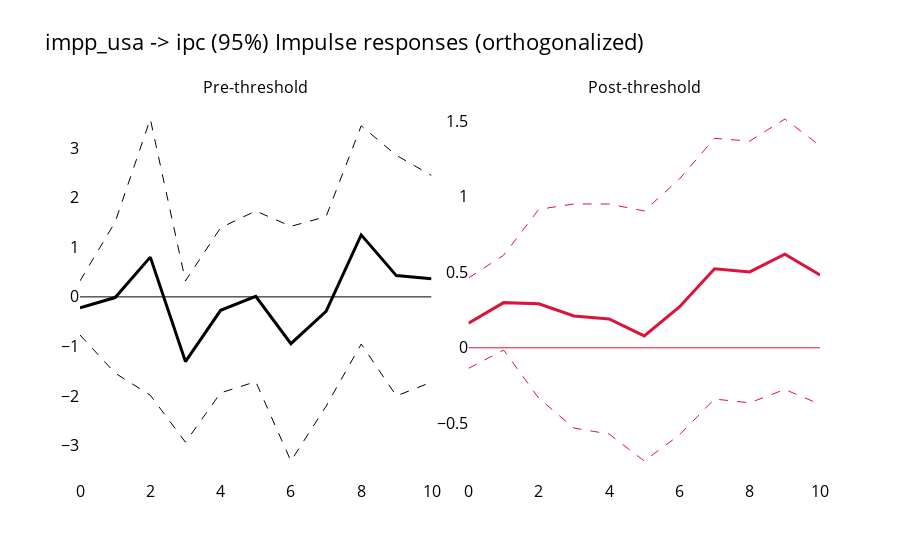
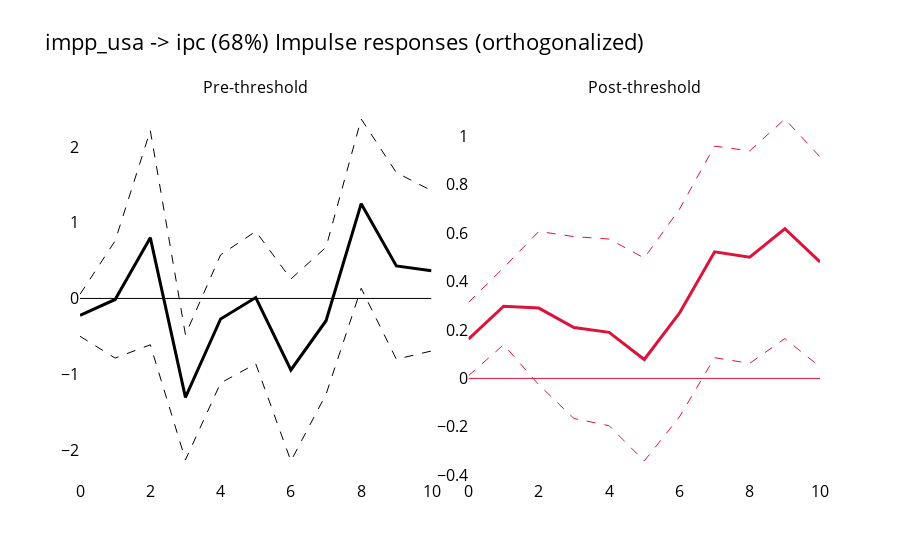
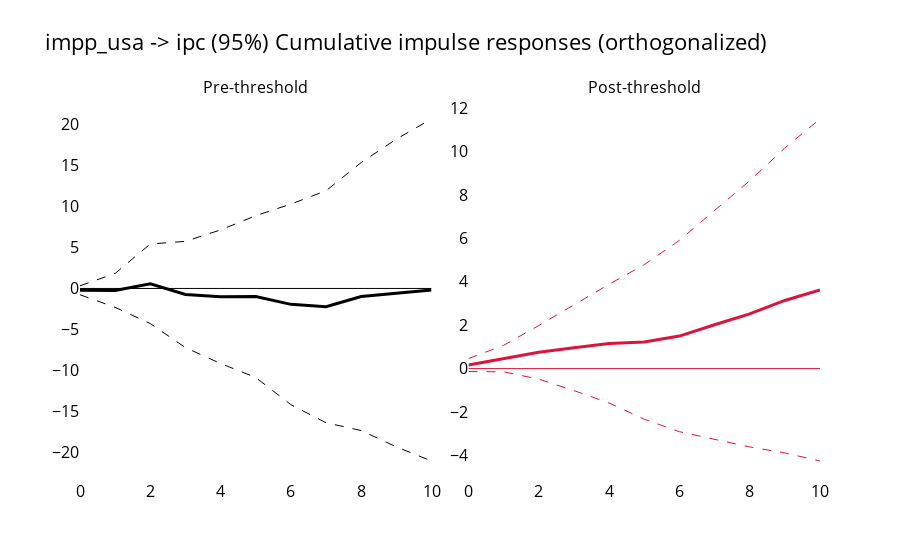
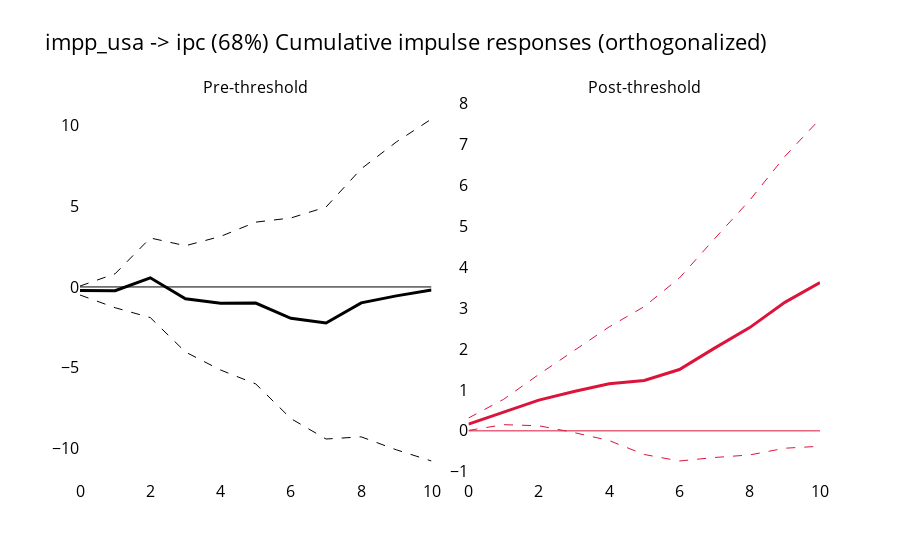

The notebook cell these images were saved under, in order:
### Code cell
regress(endog=["impp_usa","E","ipc","pbird"], data=df_ERPT_Arg, exog=[], maxlags=2, run_other_tests_on=False, lp_threshold=121)

### Figure 1 — Plotly figure (JSON) as saved in the notebook; plotly's stock layout.template omitted (floating-point values rounded to 4 significant figures)
{"data": [{"line": {"color": "black", "dash": "solid", "width": 1}, "mode": "lines", "type": "scatter", "x": [0, 1, 2, 3, 4, 5, 6, 7, 8, 9, 10], "xaxis": "x", "y": [0, 0, 0, 0, 0, 0, 0, 0, 0, 0, 0], "yaxis": "y"}, {"line": {"color": "black", "dash": "solid", "width": 3}, "mode": "lines", "type": "scatter", "x": [0, 1, 2, 3, 4, 5, 6, 7, 8, 9, 10], "xaxis": "x", "y": [-0.2224, -0.01345, 0.8027, -1.305, -0.2703, 0.01165, -0.9444, -0.2938, 1.251, 0.4294, 0.3649], "yaxis": "y"}, {"line": {"color": "black", "dash": "dash", "width": 1}, "mode": "lines", "type": "scatter", "x": [0, 1, 2, 3, 4, 5, 6, 7, 8, 9, 10], "xaxis": "x", "y": [-0.7684, -1.539, -1.985, -2.933, -1.937, -1.711, -3.312, -2.207, -0.9505, -1.998, -1.721], "yaxis": "y"}, {"line": {"color": "black", "dash": "dash", "width": 1}, "mode": "lines", "type": "scatter", "x": [0, 1, 2, 3, 4, 5, 6, 7, 8, 9, 10], "xaxis": "x", "y": [0.3236, 1.512, 3.59, 0.3228, 1.396, 1.734, 1.423, 1.619, 3.453, 2.857, 2.451], "yaxis": "y"}, {"line": {"color": "crimson", "dash": "solid", "width": 1}, "mode": "lines", "type": "scatter", "x": [0, 1, 2, 3, 4, 5, 6, 7, 8, 9, 10], "xaxis": "x2", "y": [0, 0, 0, 0, 0, 0, 0, 0, 0, 0, 0], "yaxis": "y2"}, {"line": {"color": "crimson", "dash": "solid", "width": 3}, "mode": "lines", "type": "scatter", "x": [0, 1, 2, 3, 4, 5, 6, 7, 8, 9, 10], "xaxis": "x2", "y": [0.1626, 0.2986, 0.2908, 0.2102, 0.1903, 0.0781, 0.2699, 0.523, 0.5014, 0.6186, 0.4817], "yaxis": "y2"}, {"line": {"color": "crimson", "dash": "dash", "width": 1}, "mode": "lines", "type": "scatter", "x": [0, 1, 2, 3, 4, 5, 6, 7, 8, 9, 10], "xaxis": "x2", "y": [-0.136, -0.01487, -0.3339, -0.5307, -0.5701, -0.7486, -0.576, -0.3389, -0.3639, -0.2756, -0.3735], "yaxis": "y2"}, {"line": {"color": "crimson", "dash": "dash", "width": 1}, "mode": "lines", "type": "scatter", "x": [0, 1, 2, 3, 4, 5, 6, 7, 8, 9, 10], "xaxis": "x2", "y": [0.4613, 0.612, 0.9154, 0.9511, 0.9508, 0.9048, 1.116, 1.385, 1.367, 1.513, 1.337], "yaxis": "y2"}], "layout": {"annotations": [{"font": {"size": 16}, "showarrow": false, "text": "Pre-threshold", "x": 0.2375, "xanchor": "center", "xref": "paper", "y": 1, "yanchor": "bottom", "yref": "paper"}, {"font": {"size": 16}, "showarrow": false, "text": "Post-threshold", "x": 0.7625, "xanchor": "center", "xref": "paper", "y": 1, "yanchor": "bottom", "yref": "paper"}], "font": {"color": "black", "size": 16}, "hovermode": "x unified", "plot_bgcolor": "white", "showlegend": false, "title": {"text": "impp_usa -> ipc (95%)\nImpulse responses (orthogonalized)"}, "xaxis": {"anchor": "y", "domain": [0, 0.475]}, "xaxis2": {"anchor": "y2", "domain": [0.525, 1]}, "yaxis": {"anchor": "x", "domain": [0, 1]}, "yaxis2": {"anchor": "x2", "domain": [0, 1]}}}

### Figure 2 — Plotly figure (JSON) as saved in the notebook; plotly's stock layout.template omitted (floating-point values rounded to 4 significant figures)
{"data": [{"line": {"color": "black", "dash": "solid", "width": 1}, "mode": "lines", "type": "scatter", "x": [0, 1, 2, 3, 4, 5, 6, 7, 8, 9, 10], "xaxis": "x", "y": [0, 0, 0, 0, 0, 0, 0, 0, 0, 0, 0], "yaxis": "y"}, {"line": {"color": "black", "dash": "solid", "width": 3}, "mode": "lines", "type": "scatter", "x": [0, 1, 2, 3, 4, 5, 6, 7, 8, 9, 10], "xaxis": "x", "y": [-0.2224, -0.01345, 0.8027, -1.305, -0.2703, 0.01165, -0.9444, -0.2938, 1.251, 0.4294, 0.3649], "yaxis": "y"}, {"line": {"color": "black", "dash": "dash", "width": 1}, "mode": "lines", "type": "scatter", "x": [0, 1, 2, 3, 4, 5, 6, 7, 8, 9, 10], "xaxis": "x", "y": [-0.4994, -0.7873, -0.6117, -2.131, -1.116, -0.8623, -2.146, -1.265, 0.1342, -0.8022, -0.6935], "yaxis": "y"}, {"line": {"color": "black", "dash": "dash", "width": 1}, "mode": "lines", "type": "scatter", "x": [0, 1, 2, 3, 4, 5, 6, 7, 8, 9, 10], "xaxis": "x", "y": [0.05465, 0.7604, 2.217, -0.4792, 0.5753, 0.8856, 0.2569, 0.6768, 2.369, 1.661, 1.423], "yaxis": "y"}, {"line": {"color": "crimson", "dash": "solid", "width": 1}, "mode": "lines", "type": "scatter", "x": [0, 1, 2, 3, 4, 5, 6, 7, 8, 9, 10], "xaxis": "x2", "y": [0, 0, 0, 0, 0, 0, 0, 0, 0, 0, 0], "yaxis": "y2"}, {"line": {"color": "crimson", "dash": "solid", "width": 3}, "mode": "lines", "type": "scatter", "x": [0, 1, 2, 3, 4, 5, 6, 7, 8, 9, 10], "xaxis": "x2", "y": [0.1626, 0.2986, 0.2908, 0.2102, 0.1903, 0.0781, 0.2699, 0.523, 0.5014, 0.6186, 0.4817], "yaxis": "y2"}, {"line": {"color": "crimson", "dash": "dash", "width": 1}, "mode": "lines", "type": "scatter", "x": [0, 1, 2, 3, 4, 5, 6, 7, 8, 9, 10], "xaxis": "x2", "y": [0.01111, 0.1395, -0.02619, -0.1657, -0.1955, -0.3414, -0.1593, 0.08568, 0.06236, 0.1649, 0.04778], "yaxis": "y2"}, {"line": {"color": "crimson", "dash": "dash", "width": 1}, "mode": "lines", "type": "scatter", "x": [0, 1, 2, 3, 4, 5, 6, 7, 8, 9, 10], "xaxis": "x2", "y": [0.3142, 0.4576, 0.6077, 0.5862, 0.5762, 0.4976, 0.6991, 0.9604, 0.9404, 1.072, 0.9155], "yaxis": "y2"}], "layout": {"annotations": [{"font": {"size": 16}, "showarrow": false, "text": "Pre-threshold", "x": 0.2375, "xanchor": "center", "xref": "paper", "y": 1, "yanchor": "bottom", "yref": "paper"}, {"font": {"size": 16}, "showarrow": false, "text": "Post-threshold", "x": 0.7625, "xanchor": "center", "xref": "paper", "y": 1, "yanchor": "bottom", "yref": "paper"}], "font": {"color": "black", "size": 16}, "hovermode": "x unified", "plot_bgcolor": "white", "showlegend": false, "title": {"text": "impp_usa -> ipc (68%)\nImpulse responses (orthogonalized)"}, "xaxis": {"anchor": "y", "domain": [0, 0.475]}, "xaxis2": {"anchor": "y2", "domain": [0.525, 1]}, "yaxis": {"anchor": "x", "domain": [0, 1]}, "yaxis2": {"anchor": "x2", "domain": [0, 1]}}}

### Figure 3 — Plotly figure (JSON) as saved in the notebook; plotly's stock layout.template omitted (floating-point values rounded to 4 significant figures)
{"data": [{"line": {"color": "black", "dash": "solid", "width": 1}, "mode": "lines", "type": "scatter", "x": [0, 1, 2, 3, 4, 5, 6, 7, 8, 9, 10], "xaxis": "x", "y": [0, 0, 0, 0, 0, 0, 0, 0, 0, 0, 0], "yaxis": "y"}, {"line": {"color": "black", "dash": "solid", "width": 3}, "mode": "lines", "type": "scatter", "x": [0, 1, 2, 3, 4, 5, 6, 7, 8, 9, 10], "xaxis": "x", "y": [-0.2224, -0.2358, 0.5668, -0.7384, -1.009, -0.9971, -1.941, -2.235, -0.9838, -0.5544, -0.1895], "yaxis": "y"}, {"line": {"color": "black", "dash": "dash", "width": 1}, "mode": "lines", "type": "scatter", "x": [0, 1, 2, 3, 4, 5, 6, 7, 8, 9, 10], "xaxis": "x", "y": [-0.7684, -2.307, -4.292, -7.225, -9.162, -10.87, -14.18, -16.39, -17.34, -19.34, -21.06], "yaxis": "y"}, {"line": {"color": "black", "dash": "dash", "width": 1}, "mode": "lines", "type": "scatter", "x": [0, 1, 2, 3, 4, 5, 6, 7, 8, 9, 10], "xaxis": "x", "y": [0.3236, 1.835, 5.425, 5.748, 7.145, 8.879, 10.3, 11.92, 15.37, 18.23, 20.68], "yaxis": "y"}, {"line": {"color": "crimson", "dash": "solid", "width": 1}, "mode": "lines", "type": "scatter", "x": [0, 1, 2, 3, 4, 5, 6, 7, 8, 9, 10], "xaxis": "x2", "y": [0, 0, 0, 0, 0, 0, 0, 0, 0, 0, 0], "yaxis": "y2"}, {"line": {"color": "crimson", "dash": "solid", "width": 3}, "mode": "lines", "type": "scatter", "x": [0, 1, 2, 3, 4, 5, 6, 7, 8, 9, 10], "xaxis": "x2", "y": [0.1626, 0.4612, 0.752, 0.9622, 1.153, 1.231, 1.501, 2.024, 2.525, 3.144, 3.625], "yaxis": "y2"}, {"line": {"color": "crimson", "dash": "dash", "width": 1}, "mode": "lines", "type": "scatter", "x": [0, 1, 2, 3, 4, 5, 6, 7, 8, 9, 10], "xaxis": "x2", "y": [-0.136, -0.1509, -0.4848, -1.015, -1.586, -2.334, -2.91, -3.249, -3.613, -3.889, -4.262], "yaxis": "y2"}, {"line": {"color": "crimson", "dash": "dash", "width": 1}, "mode": "lines", "type": "scatter", "x": [0, 1, 2, 3, 4, 5, 6, 7, 8, 9, 10], "xaxis": "x2", "y": [0.4613, 1.073, 1.989, 2.94, 3.891, 4.796, 5.911, 7.296, 8.663, 10.18, 11.51], "yaxis": "y2"}], "layout": {"annotations": [{"font": {"size": 16}, "showarrow": false, "text": "Pre-threshold", "x": 0.2375, "xanchor": "center", "xref": "paper", "y": 1, "yanchor": "bottom", "yref": "paper"}, {"font": {"size": 16}, "showarrow": false, "text": "Post-threshold", "x": 0.7625, "xanchor": "center", "xref": "paper", "y": 1, "yanchor": "bottom", "yref": "paper"}], "font": {"color": "black", "size": 16}, "hovermode": "x unified", "plot_bgcolor": "white", "showlegend": false, "title": {"text": "impp_usa -> ipc (95%)\nCumulative impulse responses (orthogonalized)"}, "xaxis": {"anchor": "y", "domain": [0, 0.475]}, "xaxis2": {"anchor": "y2", "domain": [0.525, 1]}, "yaxis": {"anchor": "x", "domain": [0, 1]}, "yaxis2": {"anchor": "x2", "domain": [0, 1]}}}

### Figure 4 — Plotly figure (JSON) as saved in the notebook; plotly's stock layout.template omitted (floating-point values rounded to 4 significant figures)
{"data": [{"line": {"color": "black", "dash": "solid", "width": 1}, "mode": "lines", "type": "scatter", "x": [0, 1, 2, 3, 4, 5, 6, 7, 8, 9, 10], "xaxis": "x", "y": [0, 0, 0, 0, 0, 0, 0, 0, 0, 0, 0], "yaxis": "y"}, {"line": {"color": "black", "dash": "solid", "width": 3}, "mode": "lines", "type": "scatter", "x": [0, 1, 2, 3, 4, 5, 6, 7, 8, 9, 10], "xaxis": "x", "y": [-0.2224, -0.2358, 0.5668, -0.7384, -1.009, -0.9971, -1.941, -2.235, -0.9838, -0.5544, -0.1895], "yaxis": "y"}, {"line": {"color": "black", "dash": "dash", "width": 1}, "mode": "lines", "type": "scatter", "x": [0, 1, 2, 3, 4, 5, 6, 7, 8, 9, 10], "xaxis": "x", "y": [-0.4994, -1.287, -1.898, -4.03, -5.146, -6.008, -8.154, -9.418, -9.284, -10.09, -10.78], "yaxis": "y"}, {"line": {"color": "black", "dash": "dash", "width": 1}, "mode": "lines", "type": "scatter", "x": [0, 1, 2, 3, 4, 5, 6, 7, 8, 9, 10], "xaxis": "x", "y": [0.05465, 0.815, 3.032, 2.553, 3.128, 4.014, 4.271, 4.947, 7.316, 8.977, 10.4], "yaxis": "y"}, {"line": {"color": "crimson", "dash": "solid", "width": 1}, "mode": "lines", "type": "scatter", "x": [0, 1, 2, 3, 4, 5, 6, 7, 8, 9, 10], "xaxis": "x2", "y": [0, 0, 0, 0, 0, 0, 0, 0, 0, 0, 0], "yaxis": "y2"}, {"line": {"color": "crimson", "dash": "solid", "width": 3}, "mode": "lines", "type": "scatter", "x": [0, 1, 2, 3, 4, 5, 6, 7, 8, 9, 10], "xaxis": "x2", "y": [0.1626, 0.4612, 0.752, 0.9622, 1.153, 1.231, 1.501, 2.024, 2.525, 3.144, 3.625], "yaxis": "y2"}, {"line": {"color": "crimson", "dash": "dash", "width": 1}, "mode": "lines", "type": "scatter", "x": [0, 1, 2, 3, 4, 5, 6, 7, 8, 9, 10], "xaxis": "x2", "y": [0.01111, 0.1506, 0.1245, -0.04122, -0.2367, -0.5781, -0.7374, -0.6517, -0.5894, -0.4245, -0.3767], "yaxis": "y2"}, {"line": {"color": "crimson", "dash": "dash", "width": 1}, "mode": "lines", "type": "scatter", "x": [0, 1, 2, 3, 4, 5, 6, 7, 8, 9, 10], "xaxis": "x2", "y": [0.3142, 0.7718, 1.38, 1.966, 2.542, 3.039, 3.738, 4.699, 5.639, 6.712, 7.627], "yaxis": "y2"}], "layout": {"annotations": [{"font": {"size": 16}, "showarrow": false, "text": "Pre-threshold", "x": 0.2375, "xanchor": "center", "xref": "paper", "y": 1, "yanchor": "bottom", "yref": "paper"}, {"font": {"size": 16}, "showarrow": false, "text": "Post-threshold", "x": 0.7625, "xanchor": "center", "xref": "paper", "y": 1, "yanchor": "bottom", "yref": "paper"}], "font": {"color": "black", "size": 16}, "hovermode": "x unified", "plot_bgcolor": "white", "showlegend": false, "title": {"text": "impp_usa -> ipc (68%)\nCumulative impulse responses (orthogonalized)"}, "xaxis": {"anchor": "y", "domain": [0, 0.475]}, "xaxis2": {"anchor": "y2", "domain": [0.525, 1]}, "yaxis": {"anchor": "x", "domain": [0, 1]}, "yaxis2": {"anchor": "x2", "domain": [0, 1]}}}
